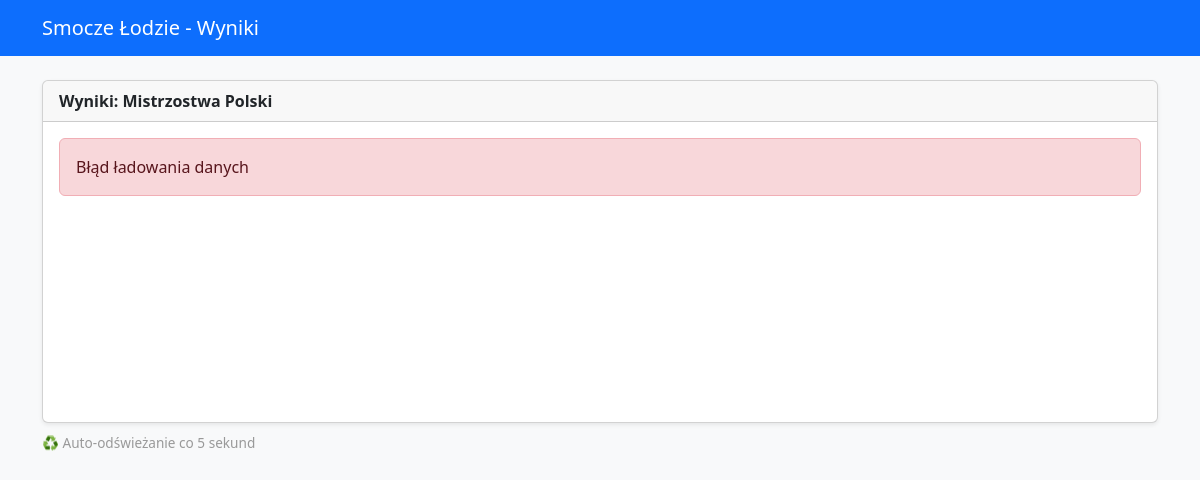
Before: / with the older database file.
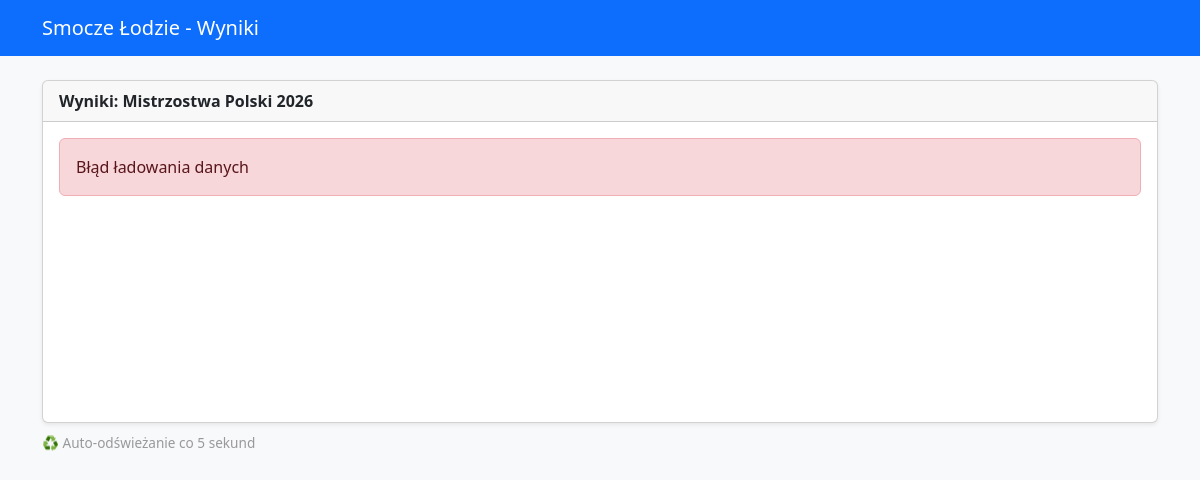
After: the same page with the newer database file.
### tables this page shows
CREATE TABLE `zawody` (
  `id` int(11) NOT NULL,
  `nazwa` text NOT NULL
);

### index.php (the view, shortened to what this page needs)
<?php
require_once "config.php";
$zawody_id = 0;
if ($zawody_id === 0) {
    $res = $conn->query("SELECT id FROM zawody ORDER BY id ASC LIMIT 1");
    if ($res && $res->num_rows > 0) {
        $row = $res->fetch_assoc();
        $zawody_id = $row['id'];
    }
}
$nazwa_zawodow = '';
if ($zawody_id > 0) {
    $res = $conn->query("SELECT nazwa FROM zawody WHERE id = " . (int)$zawody_id);
    if ($res && $res->num_rows > 0) {
        $row = $res->fetch_assoc();
        $nazwa_zawodow = $row['nazwa'];
    }
}
?>
<!DOCTYPE html>
<html lang="pl">
<head>
    <link href="https://cdn.jsdelivr.net/npm/bootstrap@5.3.2/dist/css/bootstrap.min.css" rel="stylesheet">
</head>
<body class="bg-light">
<nav class="navbar navbar-expand-lg navbar-dark bg-primary mb-4">
    <div class="container">
        <a class="navbar-brand" href="index.php">Smocze Łodzie - Wyniki</a>
    </div>
</nav>
<div class="container">
    <div class="row gy-4">
        <div class="col-12">
            <div class="card shadow-sm">
                <div class="card-header">
                    <strong>Wyniki: <?php echo htmlspecialchars($nazwa_zawodow ?: 'Brak zawodów'); ?></strong>
                </div>
                <div id="resultsContainer" class="card-body">
                </div>
            </div>
            <div class="refresh-indicator">
                ♻️ Auto-odświeżanie co 5 sekund
            </div>
        </div>
    </div>
</div>
</body>
</html>

Changed rows visible on the page:
changed zawody: nazwa "Mistrzostwa Polski" → "Mistrzostwa Polski 2026"
